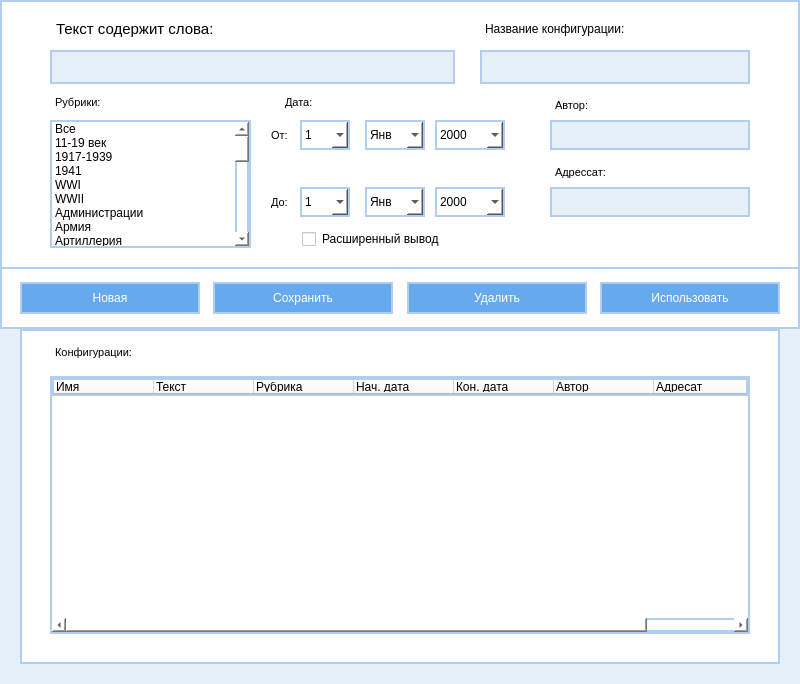
<?xml version="1.0" encoding="UTF-8"?>
<ui version="4.0">
 <class>ConfigWin</class>
 <widget class="QDialog" name="ConfigWin">
  <property name="geometry">
   <rect>
    <x>0</x>
    <y>0</y>
    <width>800</width>
    <height>684</height>
   </rect>
  </property>
  <property name="sizePolicy">
   <sizepolicy hsizetype="Fixed" vsizetype="Fixed">
    <horstretch>0</horstretch>
    <verstretch>0</verstretch>
   </sizepolicy>
  </property>
  <property name="windowTitle">
   <string>Менеджер конфигураций</string>
  </property>
  <property name="styleSheet">
   <string notr="true">background-color: rgb(229, 240, 249);</string>
  </property>
  <widget class="QFrame" name="frame">
   <property name="geometry">
    <rect>
     <x>0</x>
     <y>0</y>
     <width>800</width>
     <height>329</height>
    </rect>
   </property>
   <property name="font">
    <font>
     <family>Segoe UI</family>
    </font>
   </property>
   <property name="styleSheet">
    <string notr="true">background-color: rgb(255, 255, 255);
border: 2px solid rgb(177, 206, 240);</string>
   </property>
   <property name="frameShape">
    <enum>QFrame::StyledPanel</enum>
   </property>
   <property name="frameShadow">
    <enum>QFrame::Raised</enum>
   </property>
   <widget class="QLabel" name="label_3">
    <property name="geometry">
     <rect>
      <x>50</x>
      <y>15</y>
      <width>205</width>
      <height>27</height>
     </rect>
    </property>
    <property name="font">
     <font>
      <family>Segoe UI</family>
      <pointsize>11</pointsize>
     </font>
    </property>
    <property name="styleSheet">
     <string notr="true">background-color: rgb(255, 255, 255);
border-color: rgb(255, 255, 255);</string>
    </property>
    <property name="text">
     <string>Текст содержит слова:</string>
    </property>
   </widget>
   <widget class="QLineEdit" name="textEntry">
    <property name="geometry">
     <rect>
      <x>50</x>
      <y>50</y>
      <width>405</width>
      <height>34</height>
     </rect>
    </property>
    <property name="styleSheet">
     <string notr="true">background-color: rgb(229, 240, 249);</string>
    </property>
   </widget>
   <widget class="QLineEdit" name="nameEntry">
    <property name="geometry">
     <rect>
      <x>480</x>
      <y>50</y>
      <width>270</width>
      <height>34</height>
     </rect>
    </property>
    <property name="styleSheet">
     <string notr="true">background-color: rgb(229, 240, 249);</string>
    </property>
   </widget>
   <widget class="QLineEdit" name="authorEntry">
    <property name="geometry">
     <rect>
      <x>550</x>
      <y>120</y>
      <width>200</width>
      <height>30</height>
     </rect>
    </property>
    <property name="styleSheet">
     <string notr="true">background-color: rgb(229, 240, 249);</string>
    </property>
   </widget>
   <widget class="QLineEdit" name="receiverEntry">
    <property name="geometry">
     <rect>
      <x>550</x>
      <y>187</y>
      <width>200</width>
      <height>30</height>
     </rect>
    </property>
    <property name="styleSheet">
     <string notr="true">background-color: rgb(229, 240, 249);</string>
    </property>
   </widget>
   <widget class="QLabel" name="label_4">
    <property name="geometry">
     <rect>
      <x>480</x>
      <y>19</y>
      <width>173</width>
      <height>20</height>
     </rect>
    </property>
    <property name="font">
     <font>
      <family>Segoe UI</family>
     </font>
    </property>
    <property name="styleSheet">
     <string notr="true">background-color: rgb(255, 255, 255);
border-color: rgb(255, 255, 255);</string>
    </property>
    <property name="text">
     <string>Название конфигурации:</string>
    </property>
   </widget>
   <widget class="QLabel" name="label_5">
    <property name="geometry">
     <rect>
      <x>50</x>
      <y>92</y>
      <width>61</width>
      <height>20</height>
     </rect>
    </property>
    <property name="font">
     <font>
      <family>Segoe UI</family>
      <pointsize>8</pointsize>
     </font>
    </property>
    <property name="styleSheet">
     <string notr="true">background-color: rgb(255, 255, 255);
border-color: rgb(255, 255, 255);</string>
    </property>
    <property name="text">
     <string>Рубрики:</string>
    </property>
   </widget>
   <widget class="QListWidget" name="topicbox">
    <property name="geometry">
     <rect>
      <x>50</x>
      <y>120</y>
      <width>201</width>
      <height>128</height>
     </rect>
    </property>
    <property name="verticalScrollBarPolicy">
     <enum>Qt::ScrollBarAlwaysOn</enum>
    </property>
    <item>
     <property name="text">
      <string>Все</string>
     </property>
    </item>
    <item>
     <property name="text">
      <string>11-19 век</string>
     </property>
    </item>
    <item>
     <property name="text">
      <string>1917-1939</string>
     </property>
    </item>
    <item>
     <property name="text">
      <string>1941</string>
     </property>
    </item>
    <item>
     <property name="text">
      <string>WWI</string>
     </property>
    </item>
    <item>
     <property name="text">
      <string>WWII</string>
     </property>
    </item>
    <item>
     <property name="text">
      <string>Администрации</string>
     </property>
    </item>
    <item>
     <property name="text">
      <string>Армия</string>
     </property>
    </item>
    <item>
     <property name="text">
      <string>Артиллерия</string>
     </property>
    </item>
    <item>
     <property name="text">
      <string>Байки</string>
     </property>
    </item>
    <item>
     <property name="text">
      <string>ВВС</string>
     </property>
    </item>
    <item>
     <property name="text">
      <string>Военные игры</string>
     </property>
    </item>
    <item>
     <property name="text">
      <string>Древняя история</string>
     </property>
    </item>
    <item>
     <property name="text">
      <string>Евреи и Израиль</string>
     </property>
    </item>
    <item>
     <property name="text">
      <string>Загадки</string>
     </property>
    </item>
    <item>
     <property name="text">
      <string>Искусство и творчество</string>
     </property>
    </item>
    <item>
     <property name="text">
      <string>Космос</string>
     </property>
    </item>
    <item>
     <property name="text">
      <string>Локальные конфликты</string>
     </property>
    </item>
    <item>
     <property name="text">
      <string>Мусор</string>
     </property>
    </item>
    <item>
     <property name="text">
      <string>Память</string>
     </property>
    </item>
    <item>
     <property name="text">
      <string>Политек</string>
     </property>
    </item>
    <item>
     <property name="text">
      <string>Прочее</string>
     </property>
    </item>
    <item>
     <property name="text">
      <string>Ремонтная бригада</string>
     </property>
    </item>
    <item>
     <property name="text">
      <string>Современность</string>
     </property>
    </item>
    <item>
     <property name="text">
      <string>Спецслужбы</string>
     </property>
    </item>
    <item>
     <property name="text">
      <string>Стрелковое оружие</string>
     </property>
    </item>
    <item>
     <property name="text">
      <string>Суворов (В.Резун)</string>
     </property>
    </item>
    <item>
     <property name="text">
      <string>Танки</string>
     </property>
    </item>
    <item>
     <property name="text">
      <string>Униформа</string>
     </property>
    </item>
    <item>
     <property name="text">
      <string>Флот</string>
     </property>
    </item>
    <item>
     <property name="text">
      <string>Фортификация</string>
     </property>
    </item>
   </widget>
   <widget class="QLabel" name="label_6">
    <property name="geometry">
     <rect>
      <x>280</x>
      <y>92</y>
      <width>61</width>
      <height>20</height>
     </rect>
    </property>
    <property name="font">
     <font>
      <family>Segoe UI</family>
      <pointsize>8</pointsize>
     </font>
    </property>
    <property name="styleSheet">
     <string notr="true">background-color: rgb(255, 255, 255);
border-color: rgb(255, 255, 255);</string>
    </property>
    <property name="text">
     <string>Дата:</string>
    </property>
   </widget>
   <widget class="QLabel" name="label_7">
    <property name="geometry">
     <rect>
      <x>266</x>
      <y>125</y>
      <width>31</width>
      <height>20</height>
     </rect>
    </property>
    <property name="font">
     <font>
      <family>Segoe UI</family>
      <pointsize>8</pointsize>
     </font>
    </property>
    <property name="styleSheet">
     <string notr="true">background-color: rgb(255, 255, 255);
border-color: rgb(255, 255, 255);</string>
    </property>
    <property name="text">
     <string>От:</string>
    </property>
   </widget>
   <widget class="QLabel" name="label_8">
    <property name="geometry">
     <rect>
      <x>266</x>
      <y>192</y>
      <width>31</width>
      <height>20</height>
     </rect>
    </property>
    <property name="font">
     <font>
      <family>Segoe UI</family>
      <pointsize>8</pointsize>
     </font>
    </property>
    <property name="styleSheet">
     <string notr="true">background-color: rgb(255, 255, 255);
border-color: rgb(255, 255, 255);</string>
    </property>
    <property name="text">
     <string>До:</string>
    </property>
   </widget>
   <widget class="QLabel" name="label_9">
    <property name="geometry">
     <rect>
      <x>550</x>
      <y>95</y>
      <width>61</width>
      <height>20</height>
     </rect>
    </property>
    <property name="font">
     <font>
      <family>Segoe UI</family>
      <pointsize>8</pointsize>
     </font>
    </property>
    <property name="styleSheet">
     <string notr="true">background-color: rgb(255, 255, 255);
border-color: rgb(255, 255, 255);</string>
    </property>
    <property name="text">
     <string>Автор:</string>
    </property>
   </widget>
   <widget class="QLabel" name="label_10">
    <property name="geometry">
     <rect>
      <x>550</x>
      <y>162</y>
      <width>111</width>
      <height>20</height>
     </rect>
    </property>
    <property name="font">
     <font>
      <family>Segoe UI</family>
      <pointsize>8</pointsize>
     </font>
    </property>
    <property name="styleSheet">
     <string notr="true">background-color: rgb(255, 255, 255);
border-color: rgb(255, 255, 255);</string>
    </property>
    <property name="text">
     <string>Адрессат:</string>
    </property>
   </widget>
   <widget class="QComboBox" name="fdayMenu">
    <property name="geometry">
     <rect>
      <x>300</x>
      <y>120</y>
      <width>50</width>
      <height>30</height>
     </rect>
    </property>
    <property name="styleSheet">
     <string notr="true"/>
    </property>
    <item>
     <property name="text">
      <string>1</string>
     </property>
    </item>
    <item>
     <property name="text">
      <string>2</string>
     </property>
    </item>
    <item>
     <property name="text">
      <string>3</string>
     </property>
    </item>
    <item>
     <property name="text">
      <string>4</string>
     </property>
    </item>
    <item>
     <property name="text">
      <string>5</string>
     </property>
    </item>
    <item>
     <property name="text">
      <string>6</string>
     </property>
    </item>
    <item>
     <property name="text">
      <string>7</string>
     </property>
    </item>
    <item>
     <property name="text">
      <string>8</string>
     </property>
    </item>
    <item>
     <property name="text">
      <string>9</string>
     </property>
    </item>
    <item>
     <property name="text">
      <string>10</string>
     </property>
    </item>
    <item>
     <property name="text">
      <string>11</string>
     </property>
    </item>
    <item>
     <property name="text">
      <string>12</string>
     </property>
    </item>
    <item>
     <property name="text">
      <string>13</string>
     </property>
    </item>
    <item>
     <property name="text">
      <string>14</string>
     </property>
    </item>
    <item>
     <property name="text">
      <string>15</string>
     </property>
    </item>
    <item>
     <property name="text">
      <string>16</string>
     </property>
    </item>
    <item>
     <property name="text">
      <string>17</string>
     </property>
    </item>
    <item>
     <property name="text">
      <string>18</string>
     </property>
    </item>
    <item>
     <property name="text">
      <string>19</string>
     </property>
    </item>
    <item>
     <property name="text">
      <string>20</string>
     </property>
    </item>
    <item>
     <property name="text">
      <string>21</string>
     </property>
    </item>
    <item>
     <property name="text">
      <string>22</string>
     </property>
    </item>
    <item>
     <property name="text">
      <string>23</string>
     </property>
    </item>
    <item>
     <property name="text">
      <string>24</string>
     </property>
    </item>
    <item>
     <property name="text">
      <string>25</string>
     </property>
    </item>
    <item>
     <property name="text">
      <string>26</string>
     </property>
    </item>
    <item>
     <property name="text">
      <string>27</string>
     </property>
    </item>
    <item>
     <property name="text">
      <string>28</string>
     </property>
    </item>
    <item>
     <property name="text">
      <string>29</string>
     </property>
    </item>
    <item>
     <property name="text">
      <string>30</string>
     </property>
    </item>
    <item>
     <property name="text">
      <string>31</string>
     </property>
    </item>
   </widget>
   <widget class="QComboBox" name="tyearMenu">
    <property name="geometry">
     <rect>
      <x>435</x>
      <y>187</y>
      <width>70</width>
      <height>30</height>
     </rect>
    </property>
    <item>
     <property name="text">
      <string>2000</string>
     </property>
    </item>
    <item>
     <property name="text">
      <string>2001</string>
     </property>
    </item>
    <item>
     <property name="text">
      <string>2002</string>
     </property>
    </item>
    <item>
     <property name="text">
      <string>2003</string>
     </property>
    </item>
    <item>
     <property name="text">
      <string>2004</string>
     </property>
    </item>
    <item>
     <property name="text">
      <string>2005</string>
     </property>
    </item>
    <item>
     <property name="text">
      <string>2006</string>
     </property>
    </item>
    <item>
     <property name="text">
      <string>2007</string>
     </property>
    </item>
    <item>
     <property name="text">
      <string>2008</string>
     </property>
    </item>
    <item>
     <property name="text">
      <string>2009</string>
     </property>
    </item>
    <item>
     <property name="text">
      <string>2010</string>
     </property>
    </item>
    <item>
     <property name="text">
      <string>2011</string>
     </property>
    </item>
    <item>
     <property name="text">
      <string>2012</string>
     </property>
    </item>
    <item>
     <property name="text">
      <string>2013</string>
     </property>
    </item>
    <item>
     <property name="text">
      <string>2014</string>
     </property>
    </item>
    <item>
     <property name="text">
      <string>2015</string>
     </property>
    </item>
    <item>
     <property name="text">
      <string>2016</string>
     </property>
    </item>
    <item>
     <property name="text">
      <string>2017</string>
     </property>
    </item>
    <item>
     <property name="text">
      <string>2018</string>
     </property>
    </item>
    <item>
     <property name="text">
      <string>2019</string>
     </property>
    </item>
    <item>
     <property name="text">
      <string>2020</string>
     </property>
    </item>
   </widget>
   <widget class="QCheckBox" name="checkBox">
    <property name="geometry">
     <rect>
      <x>300</x>
      <y>230</y>
      <width>205</width>
      <height>18</height>
     </rect>
    </property>
    <property name="styleSheet">
     <string notr="true">background-color: rgb(255, 255, 255);
border-color: rgb(255, 255, 255);</string>
    </property>
    <property name="text">
     <string>Расширенный вывод</string>
    </property>
   </widget>
   <widget class="QComboBox" name="fyearMenu">
    <property name="geometry">
     <rect>
      <x>435</x>
      <y>120</y>
      <width>70</width>
      <height>30</height>
     </rect>
    </property>
    <item>
     <property name="text">
      <string>2000</string>
     </property>
    </item>
    <item>
     <property name="text">
      <string>2001</string>
     </property>
    </item>
    <item>
     <property name="text">
      <string>2002</string>
     </property>
    </item>
    <item>
     <property name="text">
      <string>2003</string>
     </property>
    </item>
    <item>
     <property name="text">
      <string>2004</string>
     </property>
    </item>
    <item>
     <property name="text">
      <string>2005</string>
     </property>
    </item>
    <item>
     <property name="text">
      <string>2006</string>
     </property>
    </item>
    <item>
     <property name="text">
      <string>2007</string>
     </property>
    </item>
    <item>
     <property name="text">
      <string>2008</string>
     </property>
    </item>
    <item>
     <property name="text">
      <string>2009</string>
     </property>
    </item>
    <item>
     <property name="text">
      <string>2010</string>
     </property>
    </item>
    <item>
     <property name="text">
      <string>2011</string>
     </property>
    </item>
    <item>
     <property name="text">
      <string>2012</string>
     </property>
    </item>
    <item>
     <property name="text">
      <string>2013</string>
     </property>
    </item>
    <item>
     <property name="text">
      <string>2014</string>
     </property>
    </item>
    <item>
     <property name="text">
      <string>2015</string>
     </property>
    </item>
    <item>
     <property name="text">
      <string>2016</string>
     </property>
    </item>
    <item>
     <property name="text">
      <string>2017</string>
     </property>
    </item>
    <item>
     <property name="text">
      <string>2018</string>
     </property>
    </item>
    <item>
     <property name="text">
      <string>2019</string>
     </property>
    </item>
    <item>
     <property name="text">
      <string>2020</string>
     </property>
    </item>
   </widget>
   <widget class="QComboBox" name="fmonthMenu">
    <property name="geometry">
     <rect>
      <x>365</x>
      <y>120</y>
      <width>60</width>
      <height>30</height>
     </rect>
    </property>
    <item>
     <property name="text">
      <string>Янв</string>
     </property>
    </item>
    <item>
     <property name="text">
      <string>Фев</string>
     </property>
    </item>
    <item>
     <property name="text">
      <string>Мар</string>
     </property>
    </item>
    <item>
     <property name="text">
      <string>Апр</string>
     </property>
    </item>
    <item>
     <property name="text">
      <string>Май</string>
     </property>
    </item>
    <item>
     <property name="text">
      <string>Июн</string>
     </property>
    </item>
    <item>
     <property name="text">
      <string>Июл</string>
     </property>
    </item>
    <item>
     <property name="text">
      <string>Авг</string>
     </property>
    </item>
    <item>
     <property name="text">
      <string>Сен</string>
     </property>
    </item>
    <item>
     <property name="text">
      <string>Окт</string>
     </property>
    </item>
    <item>
     <property name="text">
      <string>Ноя</string>
     </property>
    </item>
    <item>
     <property name="text">
      <string>Дек</string>
     </property>
    </item>
   </widget>
   <widget class="QComboBox" name="tdayMenu">
    <property name="geometry">
     <rect>
      <x>300</x>
      <y>187</y>
      <width>50</width>
      <height>30</height>
     </rect>
    </property>
    <property name="styleSheet">
     <string notr="true"/>
    </property>
    <item>
     <property name="text">
      <string>1</string>
     </property>
    </item>
    <item>
     <property name="text">
      <string>2</string>
     </property>
    </item>
    <item>
     <property name="text">
      <string>3</string>
     </property>
    </item>
    <item>
     <property name="text">
      <string>4</string>
     </property>
    </item>
    <item>
     <property name="text">
      <string>5</string>
     </property>
    </item>
    <item>
     <property name="text">
      <string>6</string>
     </property>
    </item>
    <item>
     <property name="text">
      <string>7</string>
     </property>
    </item>
    <item>
     <property name="text">
      <string>8</string>
     </property>
    </item>
    <item>
     <property name="text">
      <string>9</string>
     </property>
    </item>
    <item>
     <property name="text">
      <string>10</string>
     </property>
    </item>
    <item>
     <property name="text">
      <string>11</string>
     </property>
    </item>
    <item>
     <property name="text">
      <string>12</string>
     </property>
    </item>
    <item>
     <property name="text">
      <string>13</string>
     </property>
    </item>
    <item>
     <property name="text">
      <string>14</string>
     </property>
    </item>
    <item>
     <property name="text">
      <string>15</string>
     </property>
    </item>
    <item>
     <property name="text">
      <string>16</string>
     </property>
    </item>
    <item>
     <property name="text">
      <string>17</string>
     </property>
    </item>
    <item>
     <property name="text">
      <string>18</string>
     </property>
    </item>
    <item>
     <property name="text">
      <string>19</string>
     </property>
    </item>
    <item>
     <property name="text">
      <string>20</string>
     </property>
    </item>
    <item>
     <property name="text">
      <string>21</string>
     </property>
    </item>
    <item>
     <property name="text">
      <string>22</string>
     </property>
    </item>
    <item>
     <property name="text">
      <string>23</string>
     </property>
    </item>
    <item>
     <property name="text">
      <string>24</string>
     </property>
    </item>
    <item>
     <property name="text">
      <string>25</string>
     </property>
    </item>
    <item>
     <property name="text">
      <string>26</string>
     </property>
    </item>
    <item>
     <property name="text">
      <string>27</string>
     </property>
    </item>
    <item>
     <property name="text">
      <string>28</string>
     </property>
    </item>
    <item>
     <property name="text">
      <string>29</string>
     </property>
    </item>
    <item>
     <property name="text">
      <string>30</string>
     </property>
    </item>
    <item>
     <property name="text">
      <string>31</string>
     </property>
    </item>
   </widget>
   <widget class="QFrame" name="frame_3">
    <property name="geometry">
     <rect>
      <x>0</x>
      <y>267</y>
      <width>800</width>
      <height>62</height>
     </rect>
    </property>
    <property name="frameShape">
     <enum>QFrame::StyledPanel</enum>
    </property>
    <property name="frameShadow">
     <enum>QFrame::Raised</enum>
    </property>
    <widget class="QPushButton" name="newConfigBtn">
     <property name="geometry">
      <rect>
       <x>20</x>
       <y>15</y>
       <width>180</width>
       <height>32</height>
      </rect>
     </property>
     <property name="styleSheet">
      <string notr="true">background-color: rgb(103, 169, 237);
color: rgb(255, 255, 255)</string>
     </property>
     <property name="text">
      <string>Новая</string>
     </property>
    </widget>
    <widget class="QPushButton" name="saveConfigBtn">
     <property name="geometry">
      <rect>
       <x>213</x>
       <y>15</y>
       <width>180</width>
       <height>32</height>
      </rect>
     </property>
     <property name="styleSheet">
      <string notr="true">background-color: rgb(103, 169, 237);
color: rgb(255, 255, 255)</string>
     </property>
     <property name="text">
      <string>Сохранить</string>
     </property>
    </widget>
    <widget class="QPushButton" name="delConfigBtn">
     <property name="geometry">
      <rect>
       <x>407</x>
       <y>15</y>
       <width>180</width>
       <height>32</height>
      </rect>
     </property>
     <property name="styleSheet">
      <string notr="true">background-color: rgb(103, 169, 237);
color: rgb(255, 255, 255)</string>
     </property>
     <property name="text">
      <string>Удалить</string>
     </property>
    </widget>
    <widget class="QPushButton" name="useConfigBtn">
     <property name="geometry">
      <rect>
       <x>600</x>
       <y>15</y>
       <width>180</width>
       <height>32</height>
      </rect>
     </property>
     <property name="styleSheet">
      <string notr="true">background-color: rgb(103, 169, 237);
color: rgb(255, 255, 255)</string>
     </property>
     <property name="text">
      <string>Использовать</string>
     </property>
    </widget>
   </widget>
   <widget class="QComboBox" name="tmonthMenu">
    <property name="geometry">
     <rect>
      <x>365</x>
      <y>187</y>
      <width>60</width>
      <height>30</height>
     </rect>
    </property>
    <item>
     <property name="text">
      <string>Янв</string>
     </property>
    </item>
    <item>
     <property name="text">
      <string>Фев</string>
     </property>
    </item>
    <item>
     <property name="text">
      <string>Мар</string>
     </property>
    </item>
    <item>
     <property name="text">
      <string>Апр</string>
     </property>
    </item>
    <item>
     <property name="text">
      <string>Май</string>
     </property>
    </item>
    <item>
     <property name="text">
      <string>Июн</string>
     </property>
    </item>
    <item>
     <property name="text">
      <string>Июл</string>
     </property>
    </item>
    <item>
     <property name="text">
      <string>Авг</string>
     </property>
    </item>
    <item>
     <property name="text">
      <string>Сен</string>
     </property>
    </item>
    <item>
     <property name="text">
      <string>Окт</string>
     </property>
    </item>
    <item>
     <property name="text">
      <string>Ноя</string>
     </property>
    </item>
    <item>
     <property name="text">
      <string>Дек</string>
     </property>
    </item>
   </widget>
  </widget>
  <widget class="QFrame" name="frame_2">
   <property name="geometry">
    <rect>
     <x>20</x>
     <y>329</y>
     <width>760</width>
     <height>335</height>
    </rect>
   </property>
   <property name="styleSheet">
    <string notr="true">background-color: rgb(255, 255, 255);
border: 2px solid rgb(177, 206, 240);</string>
   </property>
   <property name="frameShape">
    <enum>QFrame::StyledPanel</enum>
   </property>
   <property name="frameShadow">
    <enum>QFrame::Raised</enum>
   </property>
   <widget class="QTreeWidget" name="configbox">
    <property name="geometry">
     <rect>
      <x>30</x>
      <y>47</y>
      <width>700</width>
      <height>258</height>
     </rect>
    </property>
    <column>
     <property name="text">
      <string>Имя</string>
     </property>
    </column>
    <column>
     <property name="text">
      <string>Текст</string>
     </property>
    </column>
    <column>
     <property name="text">
      <string>Рубрика</string>
     </property>
    </column>
    <column>
     <property name="text">
      <string>Нач. дата</string>
     </property>
    </column>
    <column>
     <property name="text">
      <string>Кон. дата</string>
     </property>
    </column>
    <column>
     <property name="text">
      <string>Автор</string>
     </property>
    </column>
    <column>
     <property name="text">
      <string>Адресат</string>
     </property>
    </column>
    <column>
     <property name="text">
      <string>Расш. поиск</string>
     </property>
    </column>
    <item>
     <property name="text">
      <string/>
     </property>
    </item>
   </widget>
   <widget class="QLabel" name="label_11">
    <property name="geometry">
     <rect>
      <x>30</x>
      <y>13</y>
      <width>111</width>
      <height>20</height>
     </rect>
    </property>
    <property name="font">
     <font>
      <family>Segoe UI</family>
      <pointsize>8</pointsize>
     </font>
    </property>
    <property name="styleSheet">
     <string notr="true">background-color: rgb(255, 255, 255);
border-color: rgb(255, 255, 255);</string>
    </property>
    <property name="text">
     <string>Конфигурации:</string>
    </property>
   </widget>
  </widget>
 </widget>
 <resources/>
 <connections/>
</ui>
